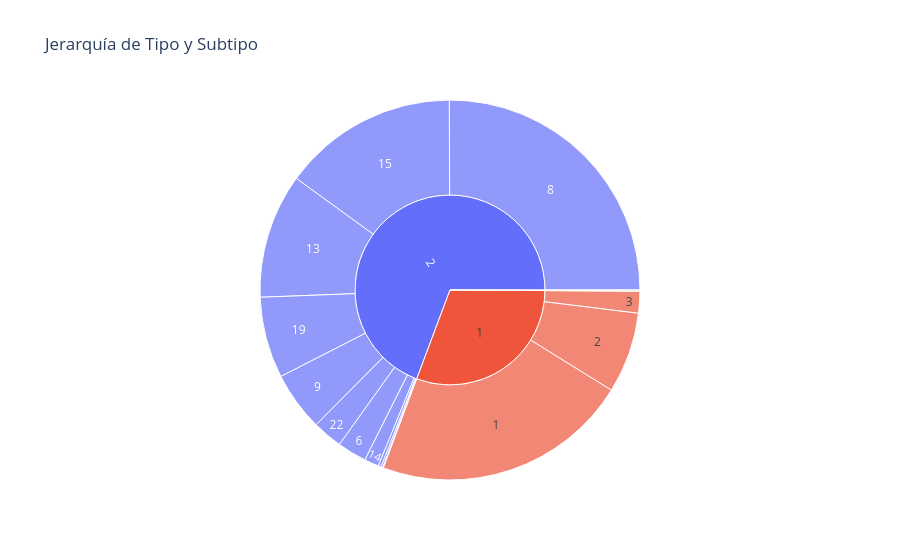

The notebook cell this image was saved under:
### Code cell
# 4. Plotly: Sunburst para Jerarquía de Tipo y Subtipo
fig_sun = px.sunburst(datos_total, path=['TIPO', 'SUBTIPO'], 
                      title='Jerarquía de Tipo y Subtipo',
                      color_continuous_scale='RdBu')
fig_sun.show()

### Figure 1 — Plotly figure (JSON) as saved in the notebook; plotly's stock layout.template omitted (floating-point values rounded to 4 significant figures)
{"data": [{"branchvalues": "total", "domain": {"x": [0.0, 1.0], "y": [0.0, 1.0]}, "hovertemplate": "labels=%{label}<br>count=%{value}<br>parent=%{parent}<br>id=%{id}<extra></extra>", "ids": ["1/2", "1/1", "1/3", "2/8", "2/6", "2/15", "2/13", "2/19", "2/9", "1/4", "2/22", "2/14", "4/13", "2/18", "2/17", "2/16", "2/12", "4/21", "2/7", "1", "2", "4"], "labels": ["2", "1", "3", "8", "6", "15", "13", "19", "9", "4", "22", "14", "13", "18", "17", "16", "12", "21", "7", "1", "2", "4"], "name": "", "parents": ["1", "1", "1", "2", "2", "2", "2", "2", "2", "1", "2", "2", "4", "2", "2", "2", "2", "4", "2", "", "", ""], "type": "sunburst", "values": [498, 1582, 134, 1813, 181, 1081, 767, 500, 364, 1, 185, 89, 1, 18, 2, 1, 11, 5, 1, 2215, 5013, 6]}], "layout": {"legend": {"tracegroupgap": 0}, "title": {"text": "Jerarquía de Tipo y Subtipo"}}}
